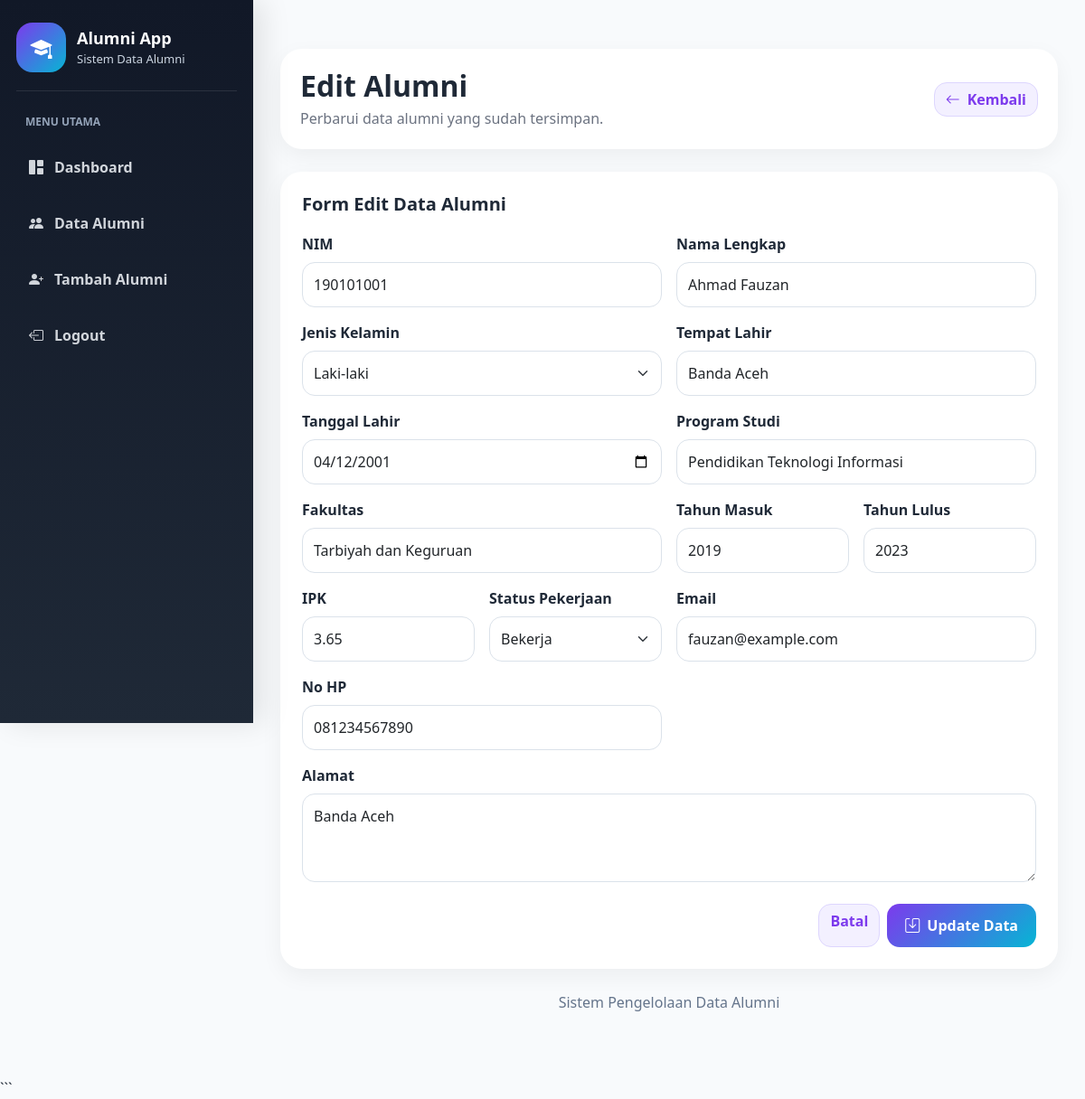
Screenshot of /edit-alumni.php?id=1 with the database file from the repository.
### tables this page shows
CREATE TABLE `alumni` (
  `id_alumni` int(11) NOT NULL,
  `nim` varchar(30) NOT NULL,
  `nama_lengkap` varchar(120) NOT NULL,
  `jenis_kelamin` enum('Laki-laki','Perempuan') NOT NULL,
  `tempat_lahir` varchar(80) DEFAULT NULL,
  `tanggal_lahir` date DEFAULT NULL,
  `program_studi` varchar(100) NOT NULL,
  `fakultas` varchar(100) DEFAULT NULL,
  `tahun_masuk` year(4) DEFAULT NULL,
  `tahun_lulus` year(4) NOT NULL,
  `ipk` decimal(3,2) DEFAULT NULL,
  `email` varchar(100) DEFAULT NULL,
  `no_hp` varchar(20) DEFAULT NULL,
  `alamat` text DEFAULT NULL,
  `status_pekerjaan` enum('Bekerja','Wirausaha','Studi Lanjut','Belum Bekerja') DEFAULT 'Belum Bekerja',
  `created_at` timestamp NOT NULL DEFAULT current_timestamp(),
  `updated_at` timestamp NOT NULL DEFAULT current_timestamp() ON UPDATE current_timestamp()
);

### edit-alumni.php (the view, shortened to what this page needs)
<?php
$conn = mysqli_connect(
    "localhost",
    "root",
    "",
    "db_alumni"
);
$id = $_GET['id'];
$data = mysqli_query(
    $conn,
    "SELECT * FROM alumni WHERE id_alumni='$id'"
);
$alumni = mysqli_fetch_assoc($data);
?>
<!DOCTYPE html>
<html lang="id">
<head>
    <link href="https://cdn.jsdelivr.net/npm/bootstrap@5.3.3/dist/css/bootstrap.min.css" rel="stylesheet">
    <link href="https://cdn.jsdelivr.net/npm/bootstrap-icons@1.11.3/font/bootstrap-icons.css" rel="stylesheet">
     <link href="assets/css/style.css" rel="stylesheet">
</head>
<body>
<div class="app-wrapper">
    <aside class="sidebar">
        <div class="brand-box">
            <div class="brand-icon">
                <i class="bi bi-mortarboard-fill"></i>
            </div>
            <div>
                <p class="brand-title">Alumni App</p>
                <p class="brand-subtitle">Sistem Data Alumni</p>
            </div>
        </div>
        <p class="menu-label">Menu Utama</p>
        <ul class="sidebar-menu">
            <li>
                <a href="dashboard.php">
                    <i class="bi bi-grid-1x2-fill"></i> Dashboard
                </a>
            </li>
            <li>
                <a href="alumni.php">
                    <i class="bi bi-people-fill"></i> Data Alumni
                </a>
            </li>
            <li>
                <a href="tambah-alumni.php">
                    <i class="bi bi-person-plus-fill"></i> Tambah Alumni
                </a>
            </li>
            <li>
                <a href="index.php">
                    <i class="bi bi-box-arrow-left"></i> Logout
                </a>
            </li>
        </ul>
    </aside>
    <main class="main-content">
        <div class="topbar">
            <div>
                <h1 class="page-title">Edit Alumni</h1>
                <p class="page-subtitle">
                    Perbarui data alumni yang sudah tersimpan.
                </p>
            </div>
            <a href="alumni.php" class="btn btn-soft">
                <i class="bi bi-arrow-left me-2"></i>Kembali
            </a>
        </div>
        <section class="content-card">
            <h2 class="card-heading">Form Edit Data Alumni</h2>
            <form method="POST">
                <div class="row g-3">
                    <div class="col-md-6">
                        <label class="form-label">NIM</label>
                        <input type="text" name="nim" class="form-control"
                               value="<?= $alumni['nim']; ?>">
                    </div>
                    <div class="col-md-6">
                        <label class="form-label">Nama Lengkap</label>
                        <input type="text" name="nama_lengkap" class="form-control"
                               value="<?= $alumni['nama_lengkap']; ?>">
                    </div>
                    <div class="col-md-6">
                        <label class="form-label">Jenis Kelamin</label>
                        <select name="jenis_kelamin" class="form-select">
                            <option value="Laki-laki"
                            <?= $alumni['jenis_kelamin']=='Laki-laki' ? 'selected' : '' ?>>
                                Laki-laki
                            </option>
                        </select>
                    </div>
                    <div class="col-md-6">
                        <label class="form-label">Tempat Lahir</label>
                        <input type="text" name="tempat_lahir" class="form-control"
                               value="<?= $alumni['tempat_lahir']; ?>">
                    </div>
                    <div class="col-md-6">
                        <label class="form-label">Tanggal Lahir</label>
                        <input type="date" name="tanggal_lahir" class="form-control"
                               value="<?= $alumni['tanggal_lahir']; ?>">
                    </div>
                    <div class="col-md-6">
                        <label class="form-label">Program Studi</label>
                        <input type="text" name="program_studi" class="form-control"
                               value="<?= $alumni['program_studi']; ?>">
                    </div>
                    <div class="col-md-6">
                        <label class="form-label">Fakultas</label>
                        <input type="text" name="fakultas" class="form-control"
                               value="<?= $alumni['fakultas']; ?>">
                    </div>
                    <div class="col-md-3">
                        <label class="form-label">Tahun Masuk</label>
                        <input type="number" name="tahun_masuk" class="form-control"
                               value="<?= $alumni['tahun_masuk']; ?>">
                    </div>
                    <div class="col-md-3">
                        <label class="form-label">Tahun Lulus</label>
                        <input type="number" name="tahun_lulus" class="form-control"
                               value="<?= $alumni['tahun_lulus']; ?>">
                    </div>
                    <div class="col-md-3">
                        <label class="form-label">IPK</label>
                        <input type="number" step="0.01" name="ipk" class="form-control"
                               value="<?= $alumni['ipk']; ?>">
                    </div>
                    <div class="col-md-3">
                        <label class="form-label">Status Pekerjaan</label>
                        <select name="status_pekerjaan" class="form-select">
                            <option value="Bekerja" <?= $alumni['status_pekerjaan']=='Bekerja' ? 'selected' : '' ?>>Bekerja</option>
                        </select>
                    </div>
                    <div class="col-md-6">
                        <label class="form-label">Email</label>
                        <input type="email" name="email" class="form-control"
                               value="<?= $alumni['email']; ?>">
                    </div>
                    <div class="col-md-6">
                        <label class="form-label">No HP</label>
                        <input type="text" name="no_hp" class="form-control"
                               value="<?= $alumni['no_hp']; ?>">
                    </div>
                    <div class="col-12">
                        <label class="form-label">Alamat</label>
                        <textarea name="alamat" class="form-control" rows="3"><?= $alumni['alamat']; ?></textarea>
                    </div>
                </div>
                <div class="d-flex justify-content-end gap-2 mt-4 flex-wrap">
                    <a href="alumni.php" class="btn btn-soft">
                        Batal
                    </a>
                    <button type="submit" name="update" class="btn btn-main">
                        <i class="bi bi-save me-2"></i>Update Data
                    </button>
                </div>
            </form>
        </section>
        <p class="footer-note">Sistem Pengelolaan Data Alumni</p>
    </main>
</div>
</body>
</html>

### assets/css/style.css (style rules this page uses)
:root { --primary:#7c3aed; --primary-dark:#5b21b6; --secondary:#111827; --soft-blue:#f3f0ff; --soft-gray:#f8fafc; --text-dark:#1f2937; --text-muted:#6b7280; --border:#e5e7eb; --success:#10b981; --warning:#f59e0b; --danger:#ef4444; --info:#06b6d4; }
* { margin:0; padding:0; box-sizing:border-box; }
body { font-family:"Segoe UI",sans-serif; background:var(--soft-gray); color:var(--text-dark); }
a { text-decoration:none; }
.app-wrapper { display:flex; min-height:100vh; }
.sidebar { width:280px; background:linear-gradient( 180deg, #111827, #1f2937 ); position:fixed; top:0; left:0; min-height:100vh; padding:25px 18px; box-shadow:10px 0 30px rgba(0,0,0,.1); }
.brand-box { display:flex; align-items:center; gap:12px; margin-bottom:25px; padding-bottom:20px; border-bottom:1px solid rgba(255,255,255,.1); }
.brand-icon { width:55px; height:55px; border-radius:18px; background:linear-gradient( 135deg, #7c3aed, #06b6d4 ); color:white; display:flex; justify-content:center; align-items:center; font-size:24px; }
.brand-title { color:white; font-weight:800; margin-bottom:0; font-size:18px; }
.brand-subtitle { color:#cbd5e1; margin-bottom:0; font-size:13px; }
.menu-label { color:#94a3b8; text-transform:uppercase; font-size:12px; font-weight:700; margin:15px 10px; }
.sidebar-menu { list-style:none; padding:0; }
.sidebar-menu li { margin-bottom:10px; }
.sidebar-menu a { display:flex; align-items:center; gap:12px; padding:14px; color:#d1d5db; border-radius:15px; transition:.3s; font-weight:600; }
.main-content { margin-left:280px; width:100%; padding:30px; }
.topbar { background:white; border-radius:24px; padding:22px; margin-bottom:25px; display:flex; justify-content:space-between; align-items:center; box-shadow:0 8px 25px rgba(0,0,0,.05); }
.page-title { font-size:32px; font-weight:800; margin-bottom:5px; }
.page-subtitle { color:var(--text-muted); margin-bottom:0; }
.stat-card, .content-card, .filter-box { background:white; border-radius:24px; padding:24px; box-shadow:0 8px 25px rgba(0,0,0,.05); border:none; }
.btn-main { background:linear-gradient( 135deg, #7c3aed, #06b6d4 ); color:white; border:none; border-radius:14px; padding:12px 20px; font-weight:700; transition:.3s; }
.btn-soft { background:#f3f0ff; color:#7c3aed; border:1px solid #ddd6fe; border-radius:14px; font-weight:700; }
.form-control, .form-select { border-radius:14px; padding:12px; border:1px solid #dbe2ea; }
.form-label { font-weight:700; }
.card-heading { font-size:20px; font-weight:800; margin-bottom:20px; }
.footer-note { text-align:center; color:#64748b; padding:25px; }
.stat-card, .content-card, .filter-box, .topbar { animation:fadeUp .5s ease; }

### rows the page displays
alumni: nim "190101001", nama_lengkap "Ahmad Fauzan", jenis_kelamin "Laki-laki", tempat_lahir "Banda Aceh", tanggal_lahir "04/12/2001", program_studi "Pendidikan Teknologi Informasi", fakultas "Tarbiyah dan Keguruan", tahun_masuk "2019", tahun_lulus "2023", ipk "3.65", status_pekerjaan "Bekerja", email "fauzan@example.com", no_hp "081234567890", alamat "Banda Aceh"
